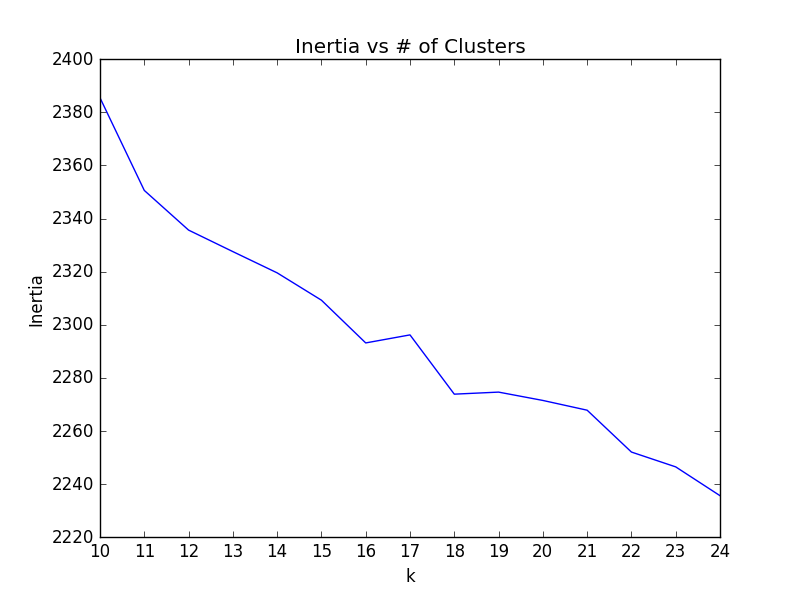

Python code for this plot:
#!/usr/bin/env python
# -*- coding: utf-8 -*-

from time import time

# 0A. Load all texts from Disk
import pickle
import random

t0 = time()

all_texts_file = "all_texts.pkl"
try:
    all_texts = pickle.load( open(all_texts_file, "r") )
except IOError:
    print "PLEASE CHANGE YOUR CURRENT DIR TO /code/\n"
    raise

# 0B. Take a random sample
random.seed(107)
random_texts = random.sample(all_texts, 3000)

t0 = round(time() - t0, 2)

# =====================================
# 1. Apply tf-idf model to selected sample
from sklearn.feature_extraction.text import TfidfVectorizer

t1 = time()

vectorizer = TfidfVectorizer(sublinear_tf = True, max_df = 0.5)
tfidf_model = vectorizer.fit_transform(random_texts)

t1 = round(time() - t1, 2)

# =====================================
# 2. Evaluating inertia for each K in range
from sklearn.cluster import KMeans

t2 = time()

scores = {}
for k in range(10, 25):
    km_model_test = KMeans(n_clusters = k, max_iter = 300, n_init = 5)
    km_model_test.fit(tfidf_model)

    scores[k] = km_model_test.inertia_

t2 = round(time() - t2, 2)

# =====================================
# 3. Graphing the results
import matplotlib.pyplot as plt

t3 = time()

k_values = scores.keys()
errors = scores.values()

plt.plot(k_values, errors)
plt.xticks(k_values)

plt.title('Inertia vs # of Clusters')
plt.xlabel('k')
plt.ylabel('Inertia')

plt.savefig("choosing_k.png")

t3 = round(time() - t3, 2)

# =====================================
# Sum-up time as performance measure
print "2. Choosing value for K: {0}".format(t0 + t1 + t2 + t3)
